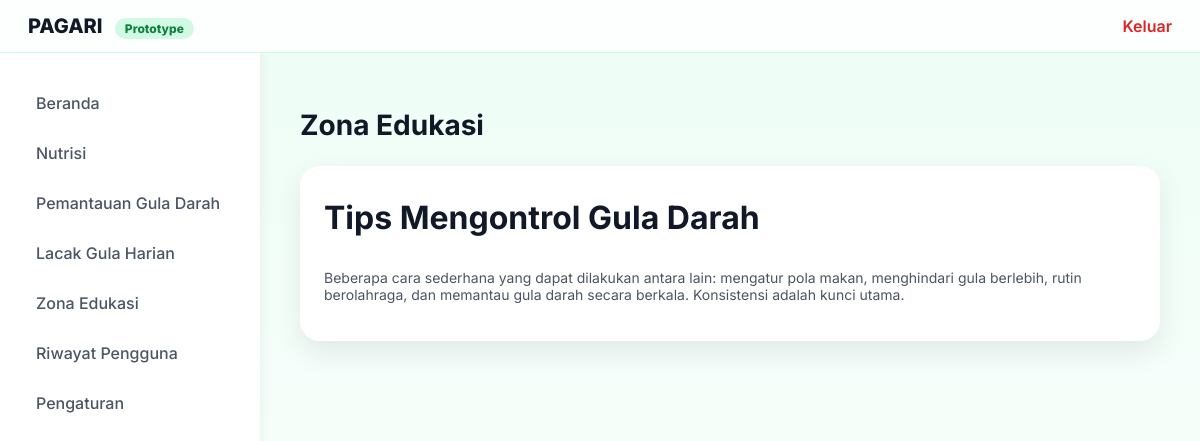
Page /pagari/edukasi.php (signed in) on the committed database.
### tables this page shows
CREATE TABLE `education` (
  `id` int(11) NOT NULL AUTO_INCREMENT,
  `judul` varchar(200) DEFAULT NULL,
  `konten` text DEFAULT NULL,
  `created_at` timestamp NOT NULL DEFAULT current_timestamp(),
  PRIMARY KEY (`id`)
);

### pagari/edukasi.php (the view)
<?php include "inc/config.php"; include "inc/auth.php";
include "inc/header.php"; include "inc/sidebar.php";
$r=mysqli_query($conn,"SELECT * FROM education");
while($e=mysqli_fetch_assoc($r)):
?>
<div class="section">
  <h2>Zona Edukasi</h2>
  <?php while ($e = mysqli_fetch_assoc($r)): ?>
    <div class="card">
      <h3><?= $e['judul']; ?></h3>
      <p class="metric-sub"><?= $e['konten']; ?></p>
    </div>
  <?php endwhile; ?>
</div>
<?php endwhile; include "inc/footer.php"; ?>

### pagari/assets/css/style.css (style rules this page uses)
:root { --green-50: #ecfdf5; --green-100: #d1fae5; --green-600: #16a34a; --green-700: #15803d; --gray-900: #111827; --gray-600: #4b5563; }
* { box-sizing: border-box; }
body { margin: 0; font-family: 'Inter', sans-serif; background: linear-gradient(180deg, var(--green-50), #ffffff); color: var(--gray-900); }
.section { margin-bottom: 40px; }
h2 { font-size: 28px; font-weight: 700; margin-bottom: 24px; }
.card { background: #ffffff; border-radius: 20px; padding: 24px; margin-bottom: 24px; box-shadow: 0 12px 28px rgba(0,0,0,0.08); }
.card h3 { font-size: 32px; margin-top: 8px; }
.metric-sub { font-size: 14px; color: var(--gray-600); }

### rows in the picture
education: judul "Tips Mengontrol Gula Darah", konten "Beberapa cara sederhana yang dapat dilakukan antara lain: mengatur pola makan, menghindari gula berlebih, rutin berolahraga, dan memantau gula darah secara berkala. Konsistensi adalah kunci utama."
